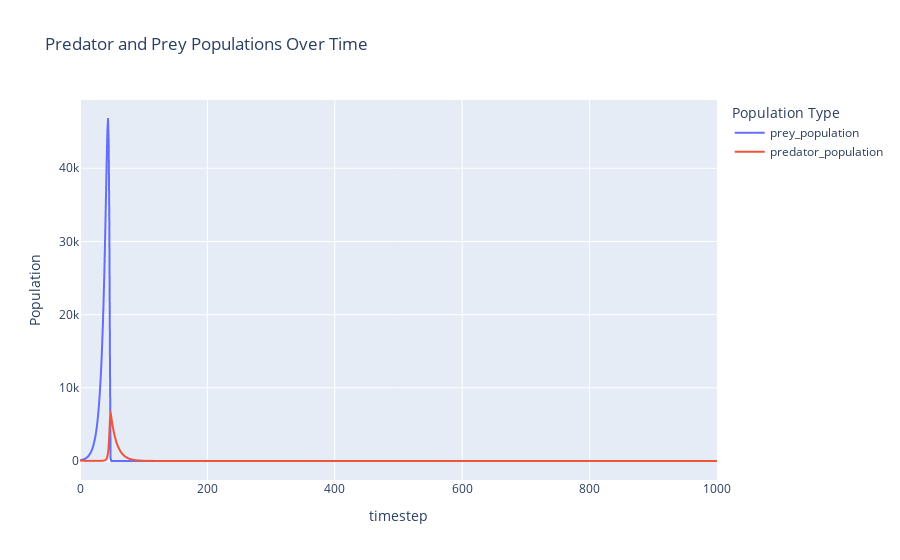

The cell this chart's notebook holds for it:
### Markdown cell above
### Multi hop Questions

### Code cell
cadcad_gpt('what is my current prey reproduction rate, change it to triple its current value, plot predator and prey populations as a line chart?')

### Figure 1 — Plotly figure (JSON) as saved in the notebook; plotly's stock layout.template omitted (floating-point values rounded to 4 significant figures; data arrays with more than 128 entries replaced by an {"elided": "..."} marker saying what was removed)
{"data": [{"hovertemplate": "Population Type=prey_population<br>timestep=%{x}<br>Population=%{y}<extra></extra>", "legendgroup": "prey_population", "line": {"color": "#636efa", "dash": "solid"}, "mode": "lines", "name": "prey_population", "showlegend": true, "type": "scattergl", "x": {"elided": "1001 int values"}, "xaxis": "x", "y": {"elided": "1001 int values"}, "yaxis": "y"}, {"hovertemplate": "Population Type=predator_population<br>timestep=%{x}<br>Population=%{y}<extra></extra>", "legendgroup": "predator_population", "line": {"color": "#EF553B", "dash": "solid"}, "mode": "lines", "name": "predator_population", "showlegend": true, "type": "scattergl", "x": {"elided": "1001 int values"}, "xaxis": "x", "y": {"elided": "1001 int values"}, "yaxis": "y"}], "layout": {"legend": {"title": {"text": "Population Type"}, "tracegroupgap": 0}, "title": {"text": "Predator and Prey Populations Over Time"}, "xaxis": {"anchor": "y", "domain": [0, 1], "title": {"text": "timestep"}}, "yaxis": {"anchor": "x", "domain": [0, 1], "title": {"text": "Population"}}}}
